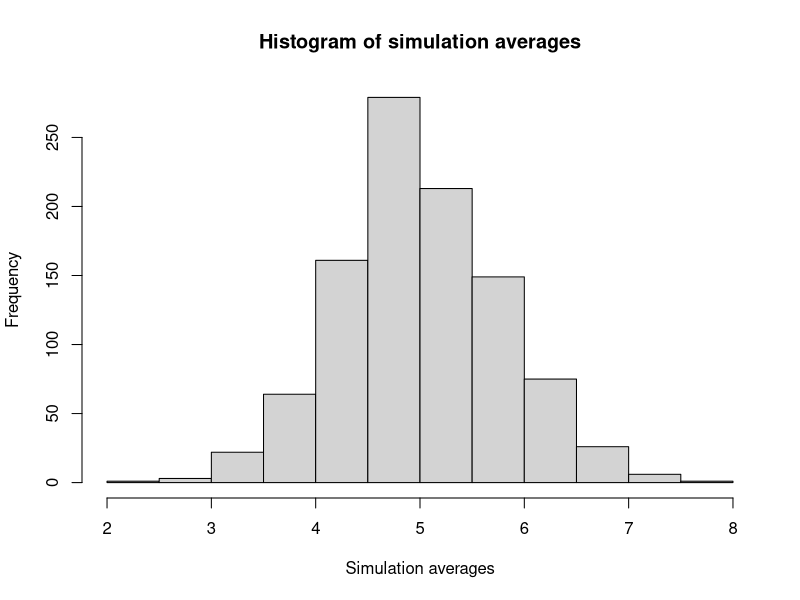
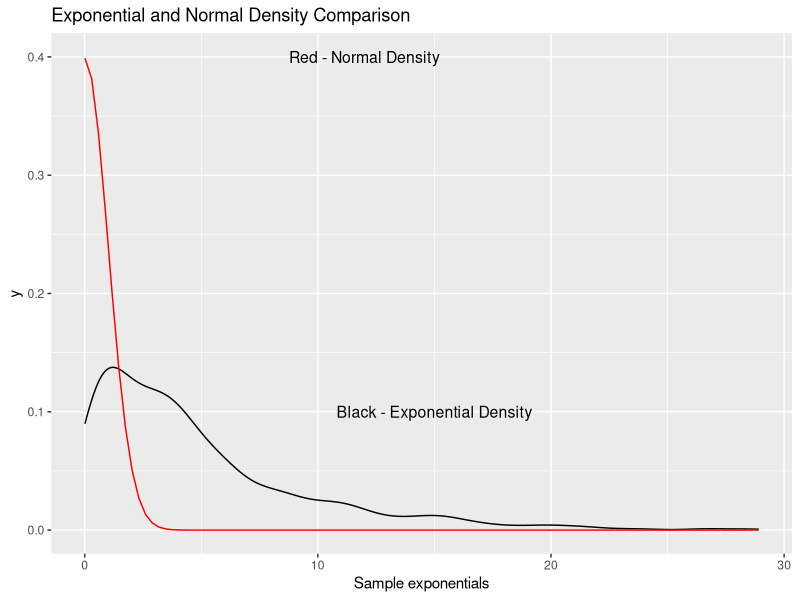
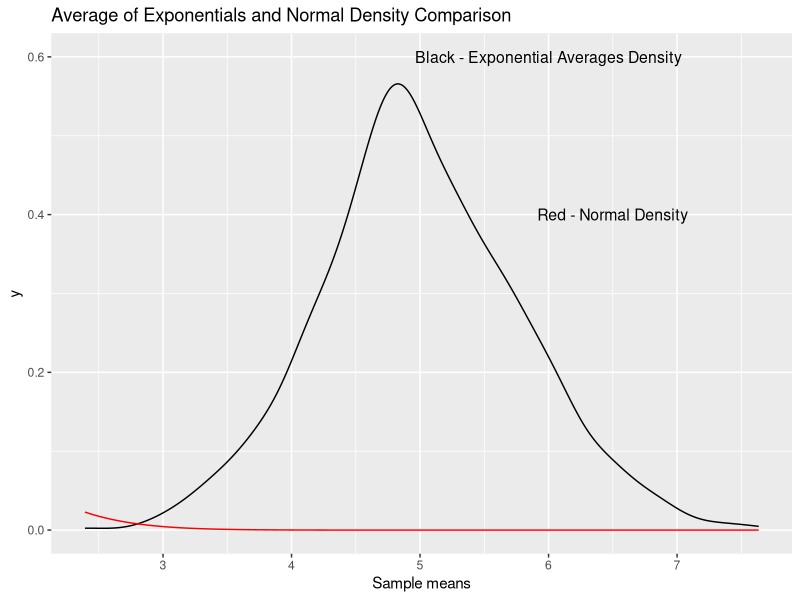

R code for these plots, in order:
## ---- chunk 1
library (ggplot2)

set.seed(2398)

lambda <- 0.2
n <- 40
sims <- 1000

sim_means = NULL
for (i in 1:sims) sim_means = c(sim_means, mean(rexp(n, lambda)))
hist(sim_means, main="Histogram of simulation averages", xlab="Simulation averages")


## ---- chunk 2

sample_mean <- mean(sim_means)
theoretical_mean <- 1/lambda

## ---- chunk 3

sample_variance <- var(sim_means)
theoretical_variance <- 1 / (lambda)^2 / n

## ---- chunk 4

exp <- rexp(sims, lambda)

g <- ggplot(data.frame(exp), aes(exp))
g <- g + geom_density()
g <- g + stat_function(fun=dnorm, arg=list(mean=5, sd=sqrt(0.625)), col="red")
g <- g + labs(title="Exponential and Normal Density Comparison", x="Sample exponentials")
g <- g + annotate("text", x = 12, y = 0.4, label = "Red - Normal Density", size=4)
g <- g + annotate("text", x = 15, y = 0.1, label = "Black - Exponential Density", size=4)


g


## ---- chunk 5

g <- ggplot(data.frame(sim_means), aes(sim_means))
g <- g + geom_density()
g <- g + stat_function(fun=dnorm, arg=list(mean=sample_mean, sd=sqrt(sample_variance)), col="red")
g <- g + labs(title="Average of Exponentials and Normal Density Comparison", x="Sample means")
g <- g + annotate("text", x = 6.5, y = 0.4, label = "Red - Normal Density",  size=4)
g <- g + annotate("text", x = 6, y = 0.6, label = "Black - Exponential Averages Density", size=4)

g

